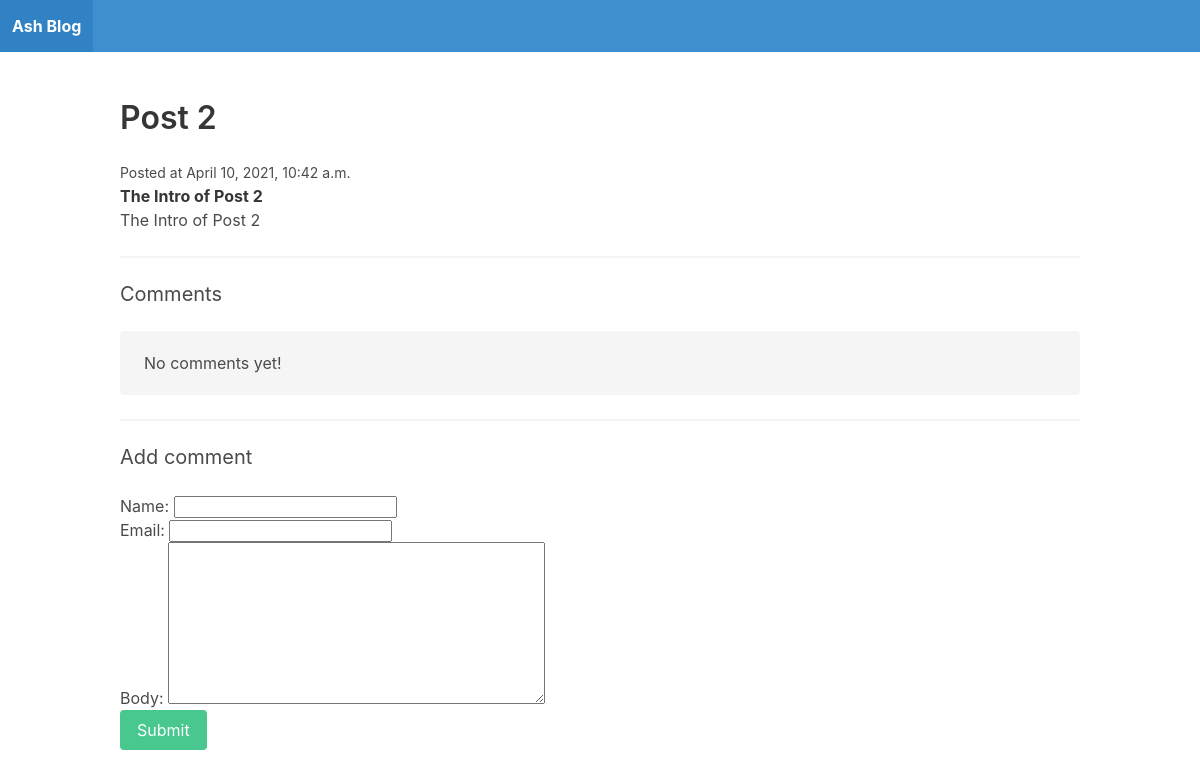
Page /Post-2/ on the earlier database version.
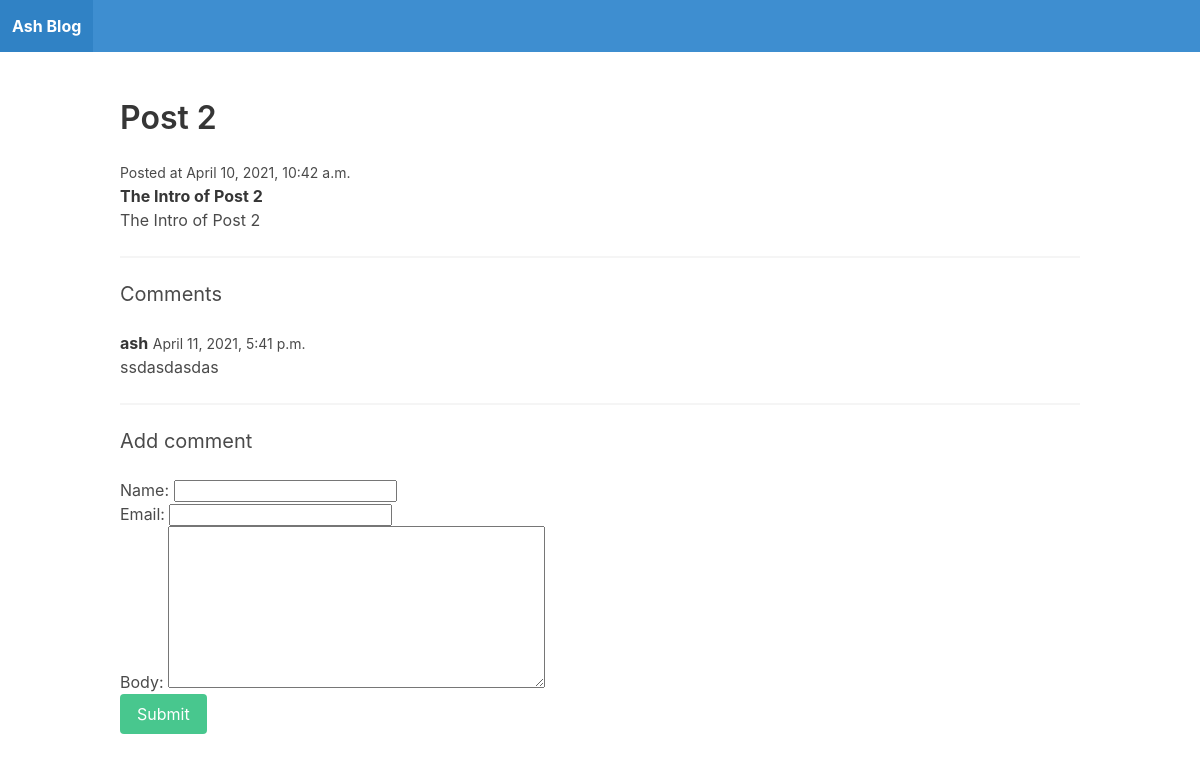
Same page on the later database version.
### blog/models.py (models this page shows)
class Post(models.Model):
    title = models.CharField(max_length=255)
    slug = models.SlugField()
    intro = models.TextField()
    body = models.TextField()
    date_added = models.DateTimeField(auto_now_add=True)
    class Meta:
        ordering = ['-date_added']

class Comment(models.Model):
    post = models.ForeignKey(Post, related_name='comments', on_delete=models.CASCADE)
    name = models.CharField(max_length=255)
    email = models.EmailField()
    body = models.TextField()
    date_added = models.DateTimeField(auto_now_add=True)
    class Meta:
        ordering = ['date_added']

### blog/views.py (the view)
# urls.py: path('<slug:slug>/', post_detail, name='post_detail'),
def post_detail(request, slug):
    post = Post.objects.get(slug=slug)
    if request.method == 'POST':
        form = CommentForm(request.POST)
        if form.is_valid():
            comment = form.save(commit=False)
            comment.post = post
            comment.save()
            return redirect('post_detail', slug=post.slug)
    else:
        form = CommentForm()
    return render(request, 'blog/post_detail.html', {'post': post, 'form': form})

### blog/forms.py
class CommentForm(forms.ModelForm):
    class Meta:
        model = Comment
        fields = ['name', 'email', 'body']

### blog/templates/blog/post_detail.html (shortened to what this page needs)
{% extends 'blog/base.html' %}
{% block content %}
    <h1 class="title">{{ post.title }}</h1>
    <small>Posted at {{ post.date_added }}</small>
    <p><strong>{{ post.intro }}</strong></p>
    <p>{{ post.body }}</p>
    <hr>
    <h2 class="subtitle">Comments</h2>
    {% for comment in post.comments.all %}
        <article class="media">
            <div class="media-content">
                <div class="content">
                    <p>
                        <strong>{{ comment.name }}</strong> <small>{{ comment.date_added }}</small>
                        <br>
                        {{ comment.body }}
                    </p>
                </div>
            </div>
        </article>
    {% empty %}
        <div class="notification">
            <p>No comments yet!</p>
        </div>
    {% endfor %}
    <hr>
    <h2 class="subtitle">Add comment</h2>
    <form method="post" action=".">
        {{ form.as_p }}
        <div class="field">
            <div class="control">
                <button class="button is-success">Submit</button>
            </div>
        </div>
    </form>
{% endblock %}

### blog/templates/blog/base.html (shortened to what this page needs)
<!DOCTYPE html>
<html>
    <head>
        <link rel="stylesheet" href="https://cdn.jsdelivr.net/npm/bulma@0.9.1/css/bulma.min.css">
    </head>
    <body>
        <nav class="navbar is-info">
            <div class="navbar-brand">
                <a href="/" class="navbar-item"><strong>Ash Blog</strong></a>
            </div>
        </nav>
        <section class="section">
            <div class="container">
                {% block content %}
                {% endblock %}
            </div>
        </section>
    </body>
</html>

Differences in the rows shown:
added Comment: name "ash", date_added "April 11, 2021, 5:41 p.m.", body "ssdasdasdas"
Other differences:
text no longer shown: "No comments yet!"
